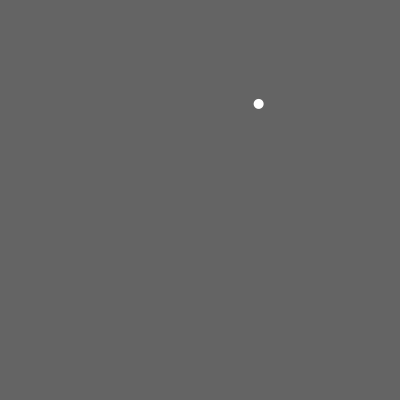
Frame 1 (no input)
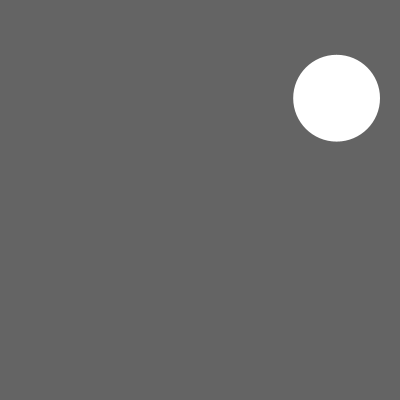
Frame 60 (the mouse pressed at the canvas centre just before this capture)
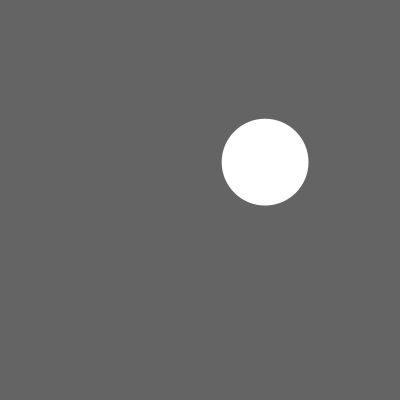
Frame 120 (the mouse held since frame 60 and released just before this capture)

The Processing sketch that drew these frames (run headless with seeded random() and noise(); from frame 60 on, the mouse is pressed at the canvas centre):

// Processing sketch: e200_tweening
// ── e200_tweening.pde
PVector p1, p2;
float t = 0;

void setup() {
  size(400, 400);
  noStroke();
  smooth();
  p1 = new PVector(random(width), random(height));
  p2 = new PVector(random(width), random(height));
}
void draw() {
  background(100);
  float a = map(t, 0, 1, PI, TWO_PI);
  float sz = map(sin(a), 0, -1, 10, 90); 
  float c = map(cos(a), -1, 1, 0, 1);
  float x = lerp(p1.x, p2.x, c);
  float y = lerp(p1.y, p2.y, c);
  ellipse(x, y, sz, sz);
  
  if(t > 1) {
    noLoop();
  }
  t += 0.01;
}

void mousePressed() {
  p1.set(p2);
  p2 = new PVector(mouseX, mouseY);
  t = 0;
  loop();  
}
